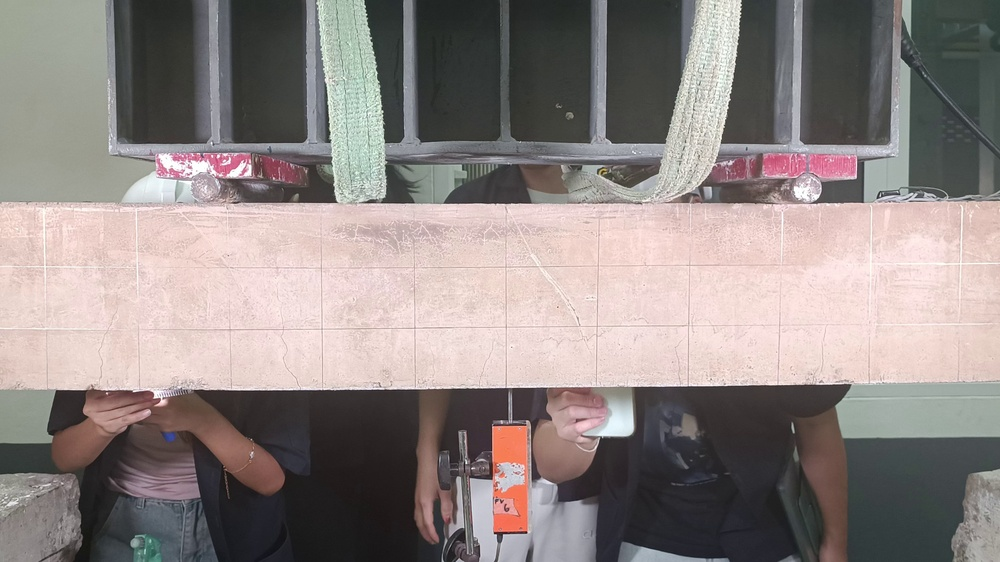
#> input picture code/images/frame_0013.jpg, 1000 x 562 px, shrunk from 3840 x 2160 before the run
$ python segmentation.py
#> lines starting #> are read from the running program, lines starting #| are printed output that depends on the picture; after the words box and inside, x2 and y2 are one past the last pixel; in counts of white or black regions, pixels touching at a corner belong together; long printed decimals are rounded
import cv2
import numpy as np
import matplotlib.pyplot as plt

# Load the image
image = cv2.imread('../images/frame_0013.jpg')
#> image is the input picture: shape (562, 1000, 3); mean B, G, R 131.4, 133.8, 143.1
image_rgb = cv2.cvtColor(image, cv2.COLOR_BGR2RGB)
image_hsv = cv2.cvtColor(image, cv2.COLOR_BGR2HSV)
#> image_hsv: shape (562, 1000, 3); mean H, S, V 51.2, 29.7, 146

# Define color ranges
lower_orange = np.array([5, 100, 100])
upper_orange = np.array([20, 255, 255])

lower_green = np.array([50, 100, 100])
upper_green = np.array([80, 255, 255])

lower_red1 = np.array([0, 100, 100])
upper_red1 = np.array([10, 255, 255])
lower_red2 = np.array([160, 100, 100])
upper_red2 = np.array([179, 255, 255])

# Orange device mask
mask_orange = cv2.inRange(image_hsv, lower_orange, upper_orange)
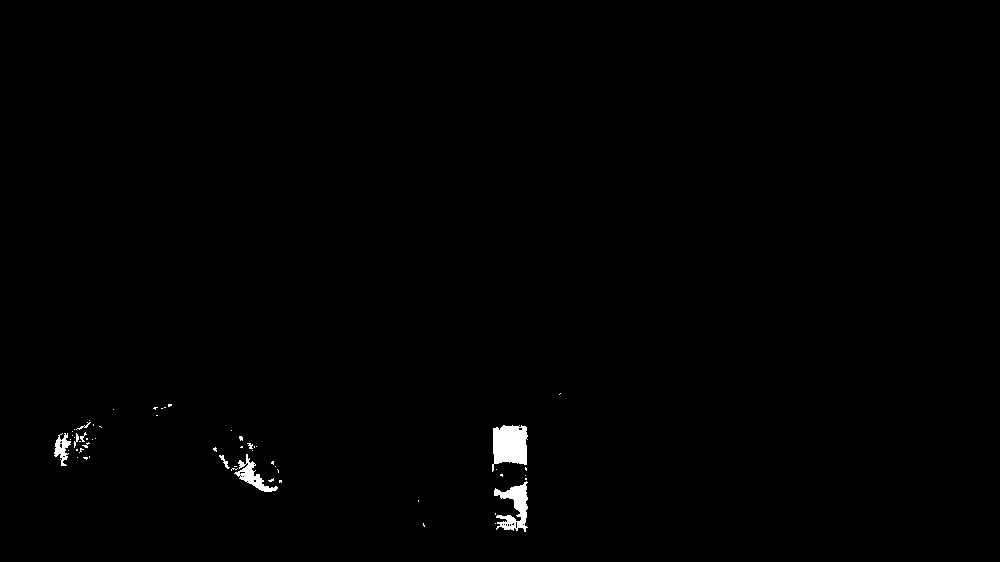
#> mask_orange: shape (562, 1000); 0.57% white; 58 white regions (49 under 20 px), largest, box (x1, y1, x2, y2) and area: (492, 425, 528, 472) 1247, (494, 481, 528, 532) 850, (234, 454, 278, 492) 496

# Green strap mask
mask_green = cv2.inRange(image_hsv, lower_green, upper_green)
#> mask_green: shape (562, 1000); every value is 0

# Red padding mask (handle two ranges for red)
mask_red1 = cv2.inRange(image_hsv, lower_red1, upper_red1)
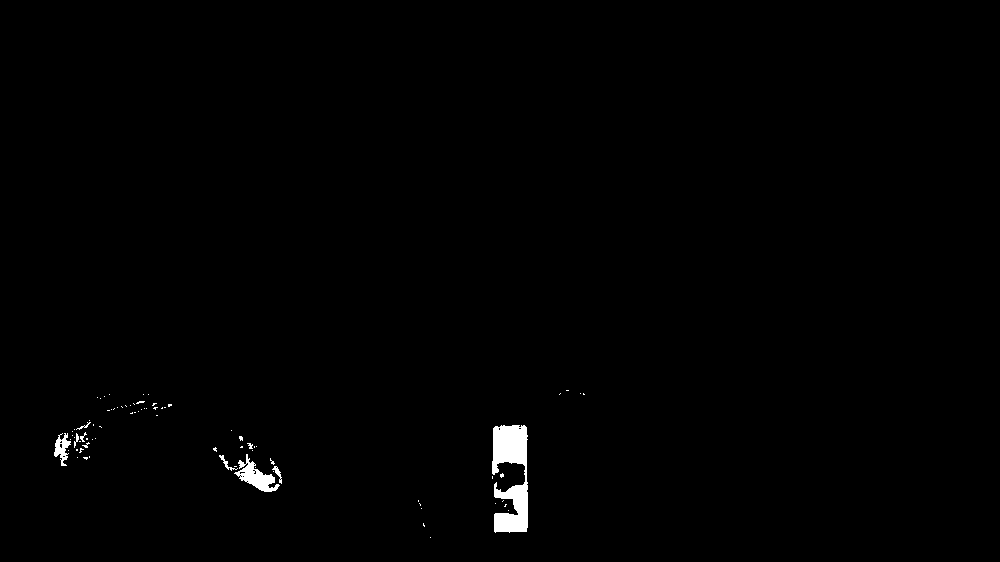
#> mask_red1: shape (562, 1000); 0.72% white; 81 white regions (72 under 20 px), largest, box (x1, y1, x2, y2) and area: (492, 425, 528, 533) 2606, (234, 454, 280, 492) 671, (54, 433, 71, 466) 276
mask_red2 = cv2.inRange(image_hsv, lower_red2, upper_red2)
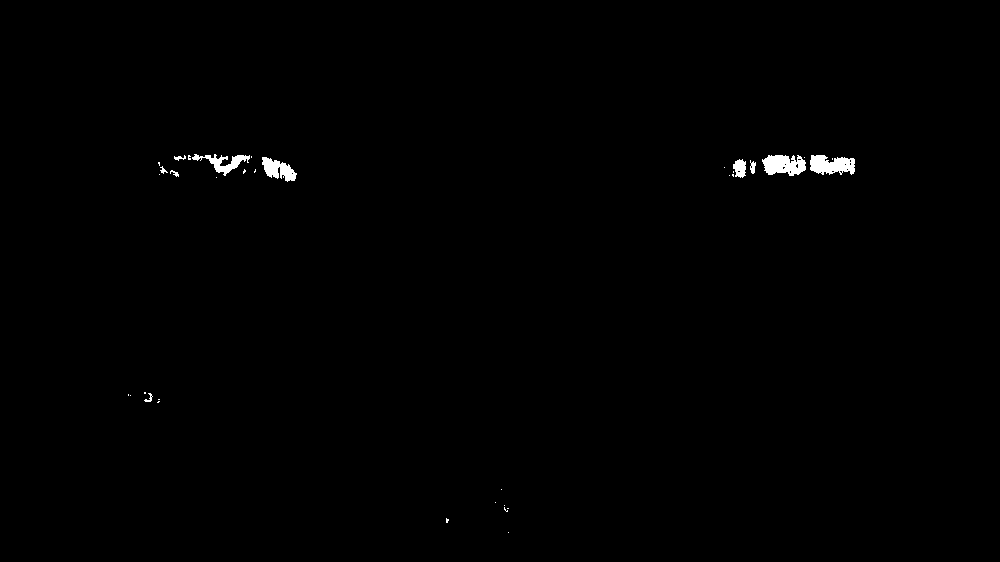
#> mask_red2: shape (562, 1000); 0.49% white; 35 white regions (25 under 20 px), largest, box (x1, y1, x2, y2) and area: (762, 155, 806, 176) 684, (810, 155, 855, 175) 664, (262, 157, 297, 182) 486
mask_red = cv2.bitwise_or(mask_red1, mask_red2)
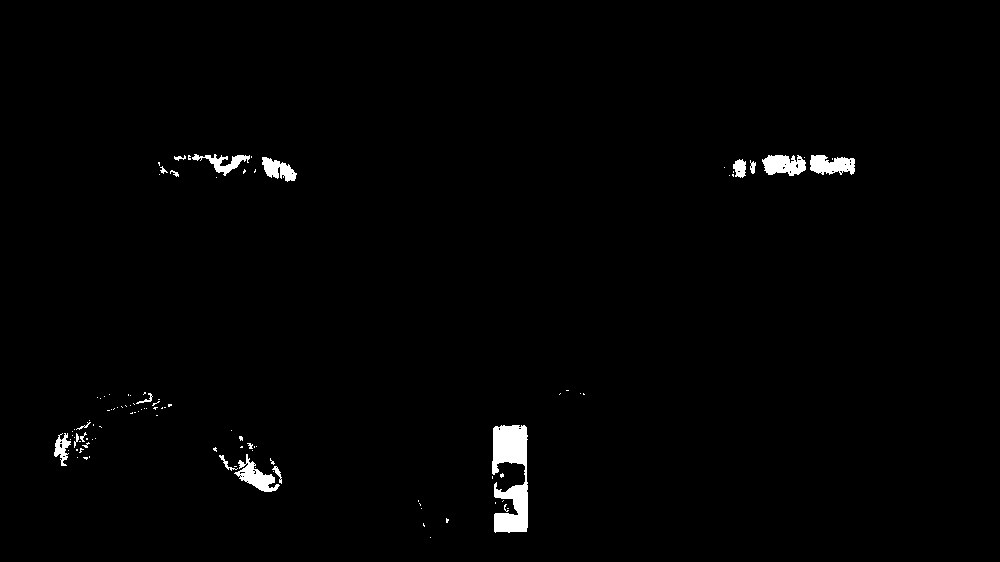
#> mask_red: shape (562, 1000); 1.2% white; 106 white regions (87 under 20 px), largest, box (x1, y1, x2, y2) and area: (492, 425, 528, 533) 2608, (762, 155, 806, 176) 684, (234, 454, 280, 492) 671

# Extract parts
orange_part = cv2.bitwise_and(image_rgb, image_rgb, mask=mask_orange)
green_part = cv2.bitwise_and(image_rgb, image_rgb, mask=mask_green)
#> green_part: shape (562, 1000, 3); every value is 0
red_part = cv2.bitwise_and(image_rgb, image_rgb, mask=mask_red)

# Show each segmented part
fig, axs = plt.subplots(1, 3, figsize=(18, 6))

axs[0].imshow(orange_part)
axs[0].set_title('Orange Device')
axs[0].axis('off')

axs[1].imshow(green_part)
axs[1].set_title('Green Strap')
axs[1].axis('off')

axs[2].imshow(red_part)
axs[2].set_title('Red Padding')
axs[2].axis('off')

plt.tight_layout()
plt.show()

# Calculate average HSV value inside each mask
mean_hsv_orange = cv2.mean(image_hsv, mask=mask_orange)[:3]
#> mean_hsv_orange = (6.3, 138.2, 199.2)
mean_hsv_green = cv2.mean(image_hsv, mask=mask_green)[:3]
#> mean_hsv_green = (0, 0, 0)
mean_hsv_red = cv2.mean(image_hsv, mask=mask_red)[:3]
#> mean_hsv_red = (72.52, 128.2, 192.3)

print("Mean HSV for Orange Device:", mean_hsv_orange)
#| Mean HSV for Orange Device: (6.303, 138.189, 199.245)
print("Mean HSV for Green Strap:", mean_hsv_green)
#| Mean HSV for Green Strap: (0.0, 0.0, 0.0)
print("Mean HSV for Red Padding:", mean_hsv_red)
#| Mean HSV for Red Padding: (72.517, 128.241, 192.286)

$ run again, with code/images/frame_0000.jpg copied over code/images/frame_0013.jpg
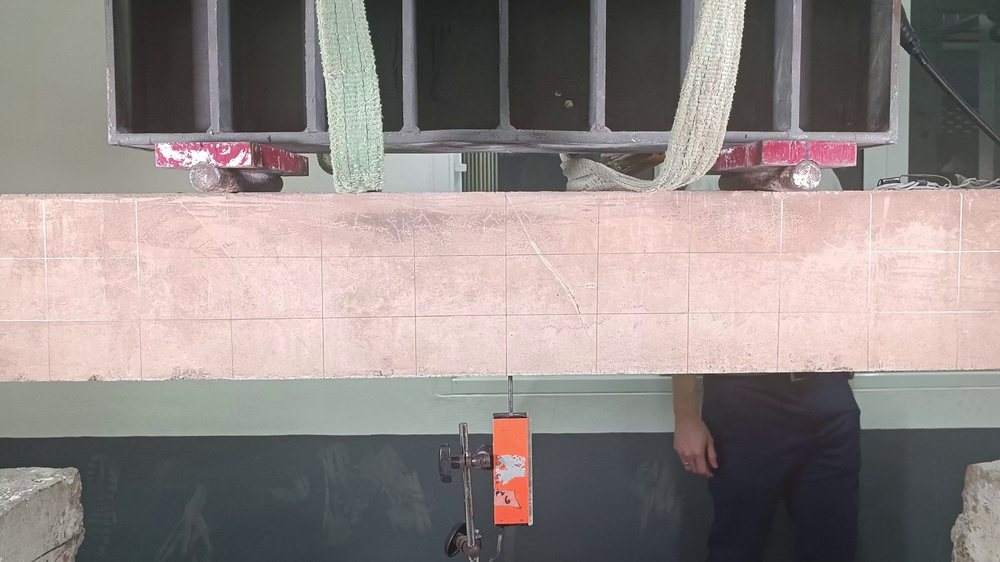
#> input picture code/images/frame_0000.jpg, 1000 x 562 px, shrunk from 3840 x 2160 before the run
#> image is the input picture: shape (562, 1000, 3); mean B, G, R 133.5, 135.8, 144.6
#> image_hsv: shape (562, 1000, 3); mean H, S, V 52.4, 29.6, 148.2
#> `mask_orange = cv2.inRange(image_hsv, lower_orange, upper_orange)`:
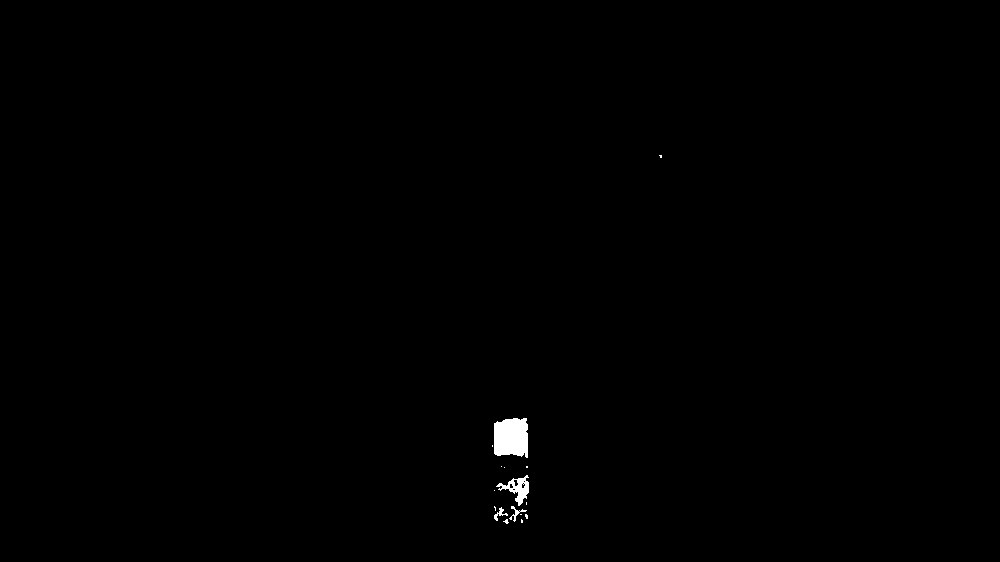
#> mask_orange: shape (562, 1000); 0.32% white; 16 white regions (12 under 20 px), largest, box (x1, y1, x2, y2) and area: (494, 418, 528, 458) 1205, (496, 475, 529, 506) 391, (509, 506, 527, 522) 72, (494, 507, 508, 521) 64
#> mask_green: shape (562, 1000); every value is 0
#> mask_red1: shape (562, 1000); 0.48% white; 11 white regions (10 under 20 px), largest, box (x1, y1, x2, y2) and area: (493, 418, 529, 525) 2666
#> mask_red2: shape (562, 1000); 0.53% white; 25 white regions (16 under 20 px), largest, box (x1, y1, x2, y2) and area: (810, 142, 855, 163) 739, (761, 141, 806, 164) 738, (261, 146, 297, 171) 511
#> `mask_red = cv2.bitwise_or(mask_red1, mask_red2)`:
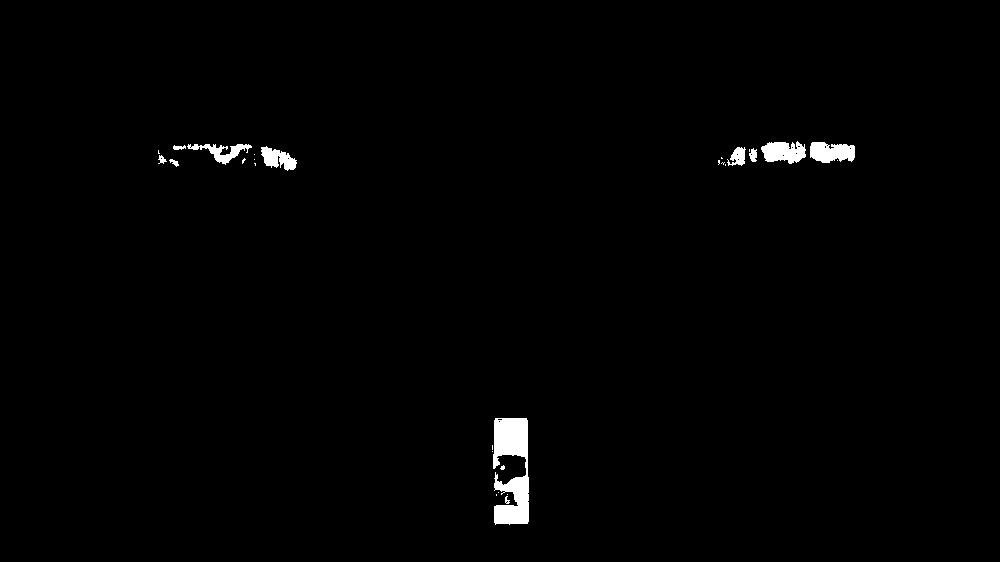
#> mask_red: shape (562, 1000); 1% white; 28 white regions (17 under 20 px), largest, box (x1, y1, x2, y2) and area: (493, 418, 529, 525) 2677, (810, 142, 855, 163) 739, (761, 141, 806, 164) 738
#> green_part: shape (562, 1000, 3); every value is 0
#> mean_hsv_orange = (5.77, 160, 240.1)
#> mean_hsv_green = (0, 0, 0)
#> mean_hsv_red = (91.99, 138, 208.3)
#| Mean HSV for Orange Device: (5.772, 159.996, 240.097)
#| Mean HSV for Green Strap: (0.0, 0.0, 0.0)
#| Mean HSV for Red Padding: (91.994, 138.006, 208.274)

$ run again, with code/images/1080.jpg copied over code/images/frame_0013.jpg
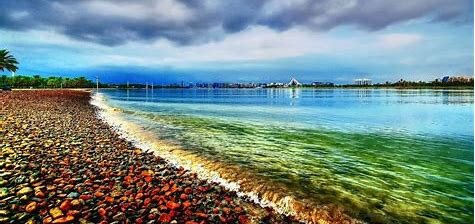
#> input picture code/images/1080.jpg, 475 x 224 px
#> image is the input picture: shape (224, 475, 3); mean B, G, R 133.2, 138.6, 115.5
#> image_hsv: shape (224, 475, 3); mean H, S, V 67.9, 124.5, 162.2
#> `mask_orange = cv2.inRange(image_hsv, lower_orange, upper_orange)`:
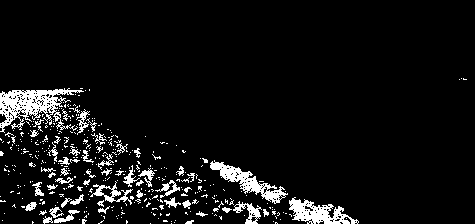
#> mask_orange: shape (224, 475); 7% white; 402 white regions (350 under 20 px), largest, box (x1, y1, x2, y2) and area: (0, 88, 84, 133) 1602, (210, 160, 288, 204) 936, (289, 197, 359, 224) 907
#> mask_green: shape (224, 475); 4.4% white; 140 white regions (126 under 20 px), largest, box (x1, y1, x2, y2) and area: (264, 130, 474, 188) 3654, (424, 185, 474, 202) 228, (324, 151, 341, 165) 75
#> mask_red1: shape (224, 475); 2.3% white in thin lines or dots, all inside (x1, y1, x2, y2) = (0, 90, 340, 224)
#> mask_red2: shape (224, 475); 0.11% white in thin lines or dots, all inside (x1, y1, x2, y2) = (20, 175, 231, 222)
#> mask_red: shape (224, 475); 2.4% white; 188 white regions (157 under 20 px), largest, box (x1, y1, x2, y2) and area: (16, 90, 76, 103) 377, (152, 195, 181, 223) 311, (123, 171, 153, 187) 161
#> `red_part = cv2.bitwise_and(image_rgb, image_rgb, mask=mask_red)`:
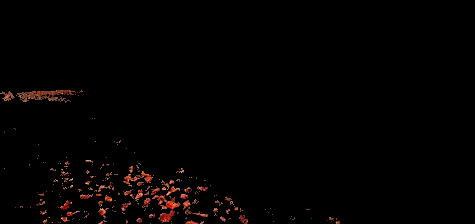
#> red_part: shape (224, 475, 3); mean R, G, B 3.6, 1.7, 1.2
#> mean_hsv_orange = (13.82, 157.4, 149.8)
#> mean_hsv_green = (61.22, 143.8, 129.5)
#> mean_hsv_red = (14.45, 172.2, 146.2)
#| Mean HSV for Orange Device: (13.822, 157.359, 149.760)
#| Mean HSV for Green Strap: (61.216, 143.843, 129.476)
#| Mean HSV for Red Padding: (14.448, 172.250, 146.219)
